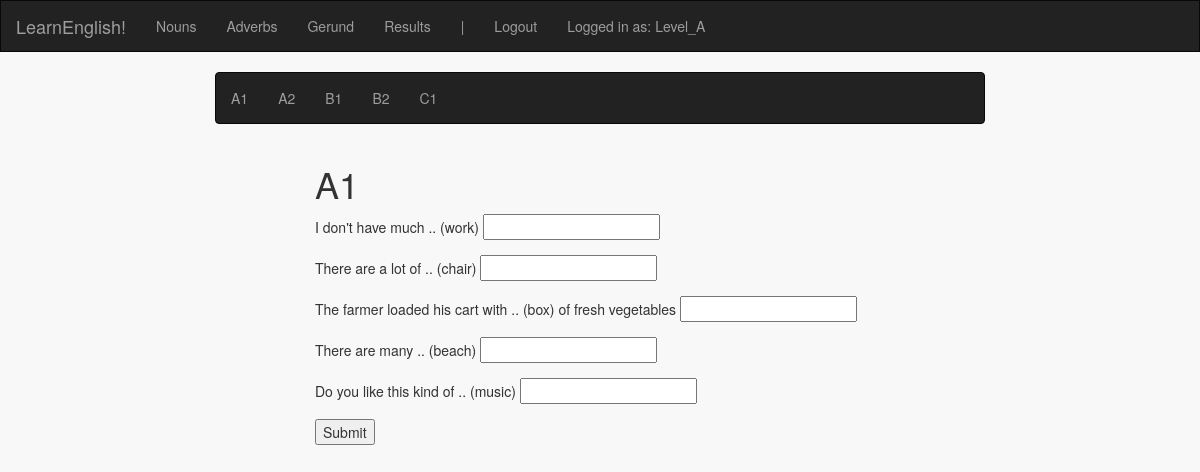
The page /nouns/A1 (signed in) on the database as committed earlier.
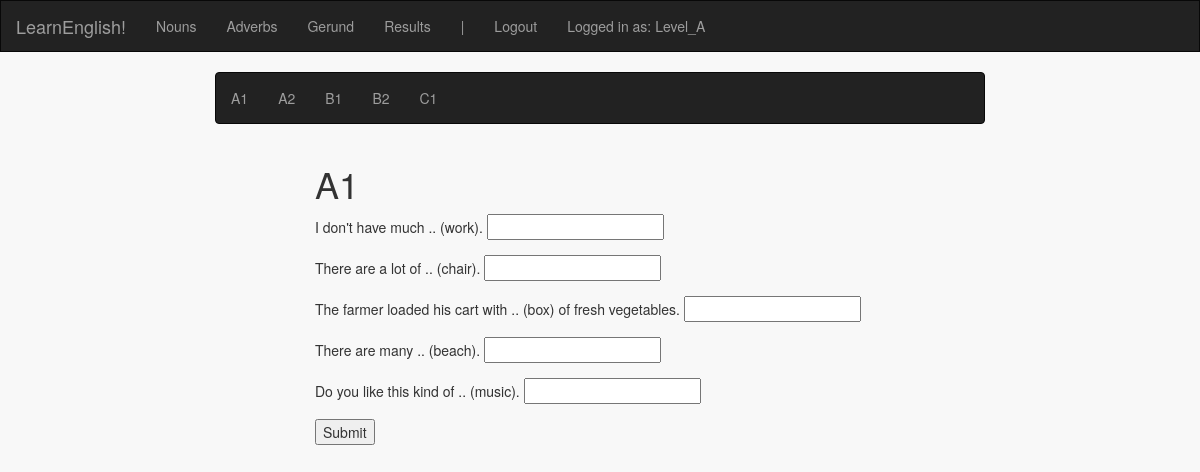
The same page on the database as committed later.
### english_exercises/models.py (models this page shows, shortened)
class OpenQuestion(db.Model):
    id = db.Column(db.Integer, primary_key=True)
    question = db.Column(db.String(80))
    answer = db.Column(db.String(80))
    category = db.Column(db.String(80))
    level = db.Column(db.String(80))

### english_exercises/views.py (the view, shortened to what this page needs)
@app.route("/nouns")
@app.route('/nouns/<level>', methods=['GET', 'POST'])
@login_required
def nouns(level=None):
    if level == None:
        return render_template('nouns/nouns.html')
    else:
        if request.method == 'GET':
            if allowed_in_level(level, calculate_score(session['username'])):
                questions = OpenQuestion.query.filter_by(category='Nouns').filter_by(level=level).all()
                return render_template('nouns/' + level + '.html', level=level, questions=questions)
            else:
                return render_template('nouns/locked.html')

### english_exercises/level_access.py (called while the page is built, shortened)
def calculate_score(username):
    if get_correct_answers(username) <= 0:
        return 0
    else:
        ratio = get_correct_answers(username) / (get_correct_answers(username) + get_incorrect_answers(username))
        score = get_correct_answers(username) * ratio
        if score < 0:
            return 0
        else:
            return round(score, 2)

def get_correct_answers(user_name):
    return User.query.filter_by(username=user_name).first().amountCorrect

def get_incorrect_answers(user_name):
    return User.query.filter_by(username=user_name).first().amountIncorrect

def allowed_in_level(level, score):
    if 'A' in level:
        return True

### english_exercises/views.py (called while the page is built)
def login_required(f):
    @wraps(f)
    def decorated_function(*args, **kwargs):
        if session.get('logged_in') is None:
            flash("You must be logged in for this feature")
            return redirect(url_for('login', next=request.url))
        return f(*args, **kwargs)
    return decorated_function

### english_exercises/templates/nouns/A1.html
{% extends "nouns/nouns.html" %}
{% block form %}
<div class="col-xs-3"></div>
<div class="col-xs-6 center">
  <h1>{{level}}</h1>
  <form action="/nouns/{{level}}" method="POST">
    {% for q in questions %}
        <div class="form-group form-inline">
                {{ q.question }} <input type="text" name="{{ q.id }}" />
        </div>
    {% endfor %}
    <input type="submit" value="Submit"/>
  </form>
</div>
<div class="col-xs-3"></div>
{% endblock %}

### english_exercises/templates/nouns/nouns.html (shortened to what this page needs)
{% extends 'index.html' %}
{% block body %}
<div class="row">
    <div class="col-xs-2 center"></div>
    <div class="col-xs-8 center">
        <nav class="navbar navbar-inverse">
            <ul class="nav navbar-nav">
                <li><a href="{{ url_for('nouns') }}/A1">A1</a></li>
                <li><a href="{{ url_for('nouns') }}/A2">A2</a></li>
                <li><a href="{{ url_for('nouns') }}/B1">B1</a></li>
                <li><a href="{{ url_for('nouns') }}/B2">B2</a></li>
                <li><a href="{{ url_for('nouns') }}/C1">C1</a></li>
            </ul>
        </nav>
    </div>
    <div class="col-xs-2 center"></div>
</div>
<div class="row">
    {% block form %}
    {% endblock %}
</div>
{% endblock %}

### english_exercises/templates/index.html (shortened to what this page needs)
<!DOCTYPE html>
<html lang="en">
<head>
    <link href="https://maxcdn.bootstrapcdn.com/bootstrap/3.3.7/css/bootstrap.min.css" rel="stylesheet">
    <link rel=stylesheet type=text/css href="{{ url_for('static', filename='style.css') }}">
</head>
<body class="container-fluid">
  <div class="row">
    <nav id="menu" class="navbar navbar-inverse">
        <div class="navbar-header">
          <a class="navbar-brand" href="/">LearnEnglish!</a>
        </div>
        <ul class="nav navbar-nav">
            <li><a href="{{ url_for ('nouns') }}">Nouns</a></li>
            <li><a href="{{ url_for ('adverbs') }}">Adverbs</a></li>
            <li><a href="{{ url_for ('gerund') }}">Gerund</a></li>
            <li><a href="{{ url_for ('results') }}">Results</a></li>
            <li><a>|</a></li>
            {% if not session.logged_in %}
                <li><a href="{{ url_for ('login') }}">Login</a></li>
                <li><a href="{{ url_for ('register') }}">Register</a></li>
            {% else %}
                <li><a href="{{ url_for('logout') }}">Logout</a></li>
            {% endif %}
            {% if session.logged_in %}
                <li><a>Logged in as: {{ session['username'] }}</a></li>
            {% endif %}
        </ul>
    </nav>
  </div>
  <div class="row">
      <div class="col-xs-12 center">
          {% block body %}
          {% endblock %}
      </div>
  </div>
</body>
</html>

### english_exercises/static/style.css (style rules this page uses)
body { background-color: #f8f8f8 }
#menu { border-radius: 0px; }

Rows that differ between the two databases and show on the page:
changed OpenQuestion: question "I don't have much .. (work)" → "I don't have much .. (work)."
changed OpenQuestion: question "There are a lot of .. (chair)" → "There are a lot of .. (chair)."
changed OpenQuestion: question "The farmer loaded his cart with .. (box) of fresh vegetables" → "The farmer loaded his cart with .. (box) of fresh vegetables."
changed OpenQuestion: question "There are many .. (beach)" → "There are many .. (beach)."
changed OpenQuestion: question "Do you like this kind of .. (music)" → "Do you like this kind of .. (music)."
